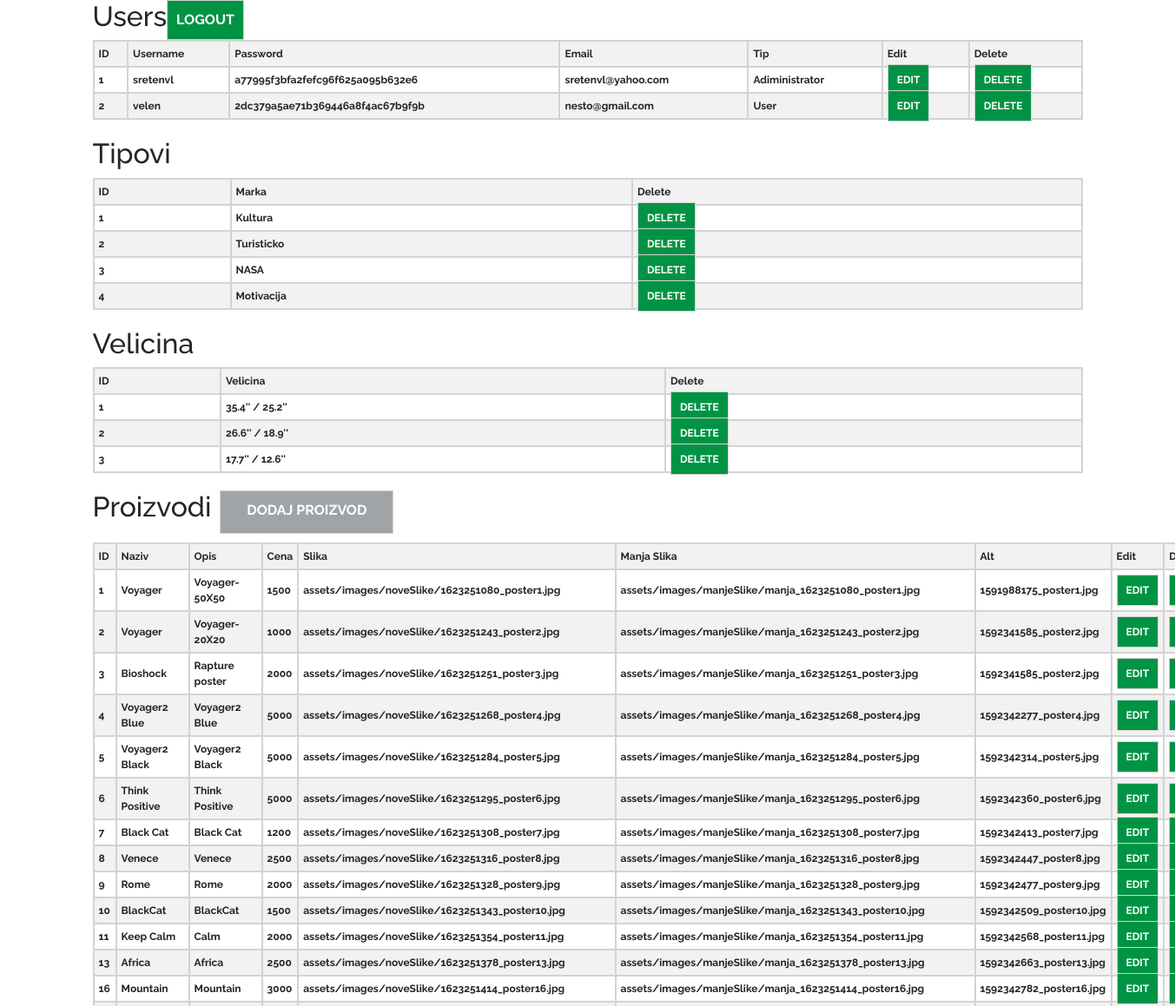
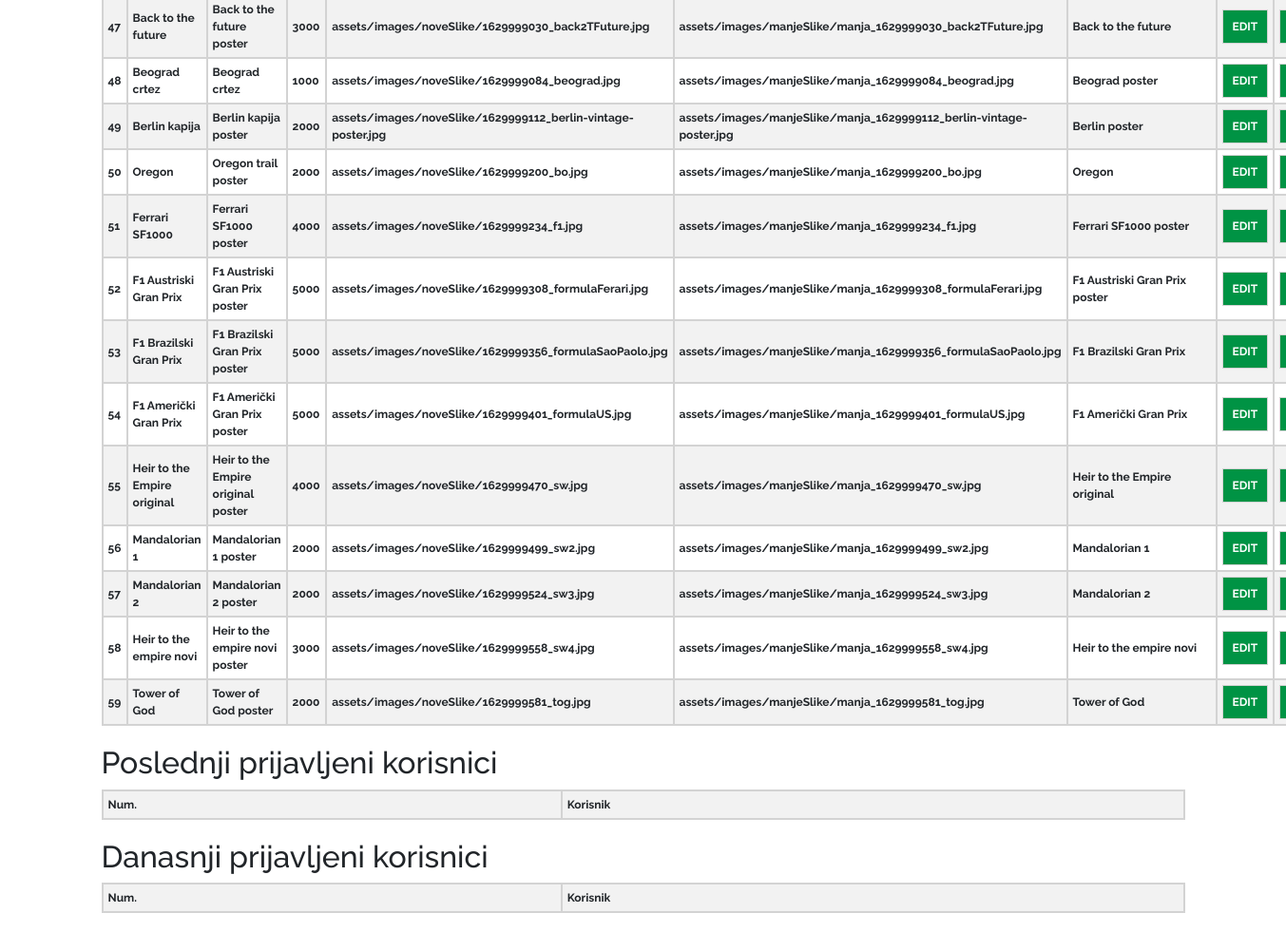
/index.php (signed in), run on the app's committed database (2 pictures, top to bottom).
### tables this page shows
CREATE TABLE `users` (
  `id` int(11) NOT NULL,
  `username` varchar(50) NOT NULL,
  `password` varchar(50) NOT NULL,
  `email` varchar(100) NOT NULL,
  `idTip` int(11) NOT NULL
);

CREATE TABLE `tipkorisnika` (
  `idTip` int(11) NOT NULL,
  `naziv` varchar(50) NOT NULL
);

CREATE TABLE `marke` (
  `idMarke` int(11) NOT NULL,
  `marka` varchar(100) NOT NULL
);

CREATE TABLE `velicina` (
  `idVelicine` int(11) NOT NULL,
  `velicina` varchar(50) NOT NULL
);

CREATE TABLE `posteri` (
  `idP` int(11) NOT NULL,
  `naziv` varchar(50) NOT NULL,
  `cena` int(11) NOT NULL,
  `opis` varchar(200) NOT NULL,
  `slika` varchar(150) NOT NULL,
  `manjaSlika` varchar(150) NOT NULL,
  `altSlike` varchar(50) NOT NULL,
  `velicina` int(11) NOT NULL,
  `marka` int(11) NOT NULL
);

### views/adminPan.php (the view, shortened to what this page needs)
<?php
    $upitUser = "SELECT u.id AS id, u.username AS username, u.password AS password, u.email AS email, u.idTip AS idTip, t.naziv AS userTip FROM users AS u INNER JOIN tipkorisnika AS t ON u.idTip = t.idTip";
    $users = $konekcija->query($upitUser)->fetchAll();
    $upitPostera = "SELECT idP, naziv, opis, cena, slika, manjaSlika, altSlike FROM posteri";
    $posteri = $konekcija->query($upitPostera)->fetchAll();
    $upitMarki = "SELECT idMarke, marka FROM marke";
    $marke = $konekcija->query($upitMarki)->fetchAll();
    $upitVelicina = "SELECT idVelicine, velicina FROM velicina";
    $velicine = $konekcija->query($upitVelicina)->fetchAll();
    echo "<div class = 'container'>";
?>
    <div class = "row">
        <h1>Users</h1>
        <a href ="models/logout.php" class = "dugmeAdm">LOGOUT</a>
        <table class = "tabela">
            <tr>
                <th>ID</th>
                <th>Username</th>
                <th>Password</th>
                <th>Email</th>
                <th>Tip</th>
                <th>Edit</th>
                <th>Delete</th>
            </tr>
            <?php foreach($users as $user): ?>
            <tr>
                <th><?=$user->id?></th>
                <th><?=$user->username?></th>
                <th><?=$user->password?></th>
                <th><?=$user->email?></th>
                <th><?=$user->userTip?></th>
                <th><a href = "index.php?promena=updateUser&id=<?=$user->id?>&user=<?=$user->username?>&password=<?=$user->password?>&email=<?=$user->email?>&tip=<?=$user->idTip?>" class = "dugmeAdm"?>EDIT</a></th>
                <th><a href = "models/brisanje.php?&id=<?=$user->id?>&userBrisanje=da" name = "brisanje" class = "dugmeAdm">DELETE</a></th>
            </tr>
            <?php endforeach; ?>
        </table>
        <h1>Tipovi</h1>
        <table class = "tabela">
            <tr>
                <th>ID</th>
                <th>Marka</th>
                <th>Delete</th>
            </tr>
            <?php foreach($marke as $marka): ?>
            <tr>
                <th><?=$marka->idMarke?></th>
                <th><?=$marka->marka?></th>
                <th><a href = "models/brisanje.php?&id=<?=$marka->idMarke?>&markaBrisanje=da" name = "brisanje" class = "dugmeAdm">DELETE</a></th>
            </tr>
            <?php endforeach; ?>
        </table>
        <h1>Velicina</h1>
        <table class = "tabela">
            <tr>
                <th>ID</th>
                <th>Velicina</th>
                <th>Delete</th>
            </tr>
            <?php foreach($velicine as $velicina): ?>
            <tr>
                <th><?=$velicina->idVelicine?></th>
                <th><?=$velicina->velicina?></th>
                <th><a href = "models/brisanje.php?&id=<?=$velicina->idVelicine?>&velicinaBrisanje=da" name = "brisanje" class = "dugmeAdm">DELETE</a></th>
            </tr>
            <?php endforeach; ?>
        </table>
        <h1>Proizvodi</h1>
        <a href ="index.php?promena=addProizvod" id = "dodajProizvod">DODAJ PROIZVOD</a>
        <table class = "tabela">
            <tr>
                <th>ID</th>
                <th>Naziv</th>
                <th>Opis</th>
                <th>Cena</th>
                <th>Slika</th>
                <th>Manja Slika</th>
                <th>Alt</th>
                <th>Edit</th>
                <th>Delete</th>
            </tr>
            <?php foreach($posteri as $poster): ?>
            <tr>
                <th><?=$poster->idP?></th>
                <th><?=$poster->naziv?></th>
                <th><?=$poster->opis?></th>
                <th><?=$poster->cena?></th>
                <th><?=$poster->slika?></th>
                <th><?=$poster->manjaSlika?></th>
                <th><?=$poster->altSlike?></th>
                <th><a href = "index.php?promena=updateProizvod&id=<?=$poster->idP?>&naziv=<?=$poster->naziv?>&opis=<?=$poster->opis?>&cena=<?=$poster->cena?>&altSlike=<?=$poster->altSlike?>" class = "dugmeAdm"?>EDIT</a></th>
                <th><a href = "models/brisanje.php?&id=<?=$poster->idP?>&posterBrisanje=da" name = "brisanje" class = "dugmeAdm">DELETE</a></th>
            </tr>
            <?php endforeach; ?>
        </table>
        <h1>Poslednji prijavljeni korisnici</h1>
        <table class = "tabela">
            <tr>
                <th>Num.</th>
                <th>Korisnik</th>
            </tr>
        </table>
        <h1>Danasnji prijavljeni korisnici</h1>
        <table class = "tabela">
            <tr>
                <th>Num.</th>
                <th>Korisnik</th>
            </tr>
        </table>
    </div>
</div>

### views/head.php (shortened to what this page needs)
<!DOCTYPE html>
<html lang="en">
<head>
    <link rel="stylesheet" href="https://stackpath.bootstrapcdn.com/bootstrap/4.4.1/css/bootstrap.min.css">
    <link rel = "stylesheet" href = "assets/css/style.css" type = "text/css"/>
    <link href="//netdna.bootstrapcdn.com/font-awesome/3.2.1/css/font-awesome.css" rel="stylesheet">
</head>
<body>

### index.php (shortened to what this page needs)
<?php
    include "config/connection.php";
    include "views/head.php";
?>
    <div id = "omotac">
<?php
    if(isset($_SESSION['USERAKT'])){
        $provera = $_SESSION['USERAKT'];
            switch ($provera){
                case 1:
                    include "views/adminPan.php";
                    break;
            }
    }
?>
</div>
</body>
</html>

### assets/css/style.css (style rules this page uses)
* { margin: 0px; padding: 0px; font-family: "Raleway", sans-serif; }
html { scroll-behavior: smooth; }
a { color: black; text-decoration: none!important; }
h1 { font-size: 2rem; }
.tabela { width: 100%; max-width: 100%; margin-bottom: 20px; color: #212529; border: 1px solid #212529; display: table; }
.tabela tbody tr:nth-of-type(odd) { background-color: rgba(0,0,0,.05); }
.tabela tr th { margin: 0 auto; padding: 5px; font-size: 12px; border: 2px solid lightgray; }
.dugmeAdm { padding: 10px; background-color: #009344; font-weight: bold; color: white; border: 1px solid lightgray; text-align: center; }
#dodajProizvod { width: 200px; height: 50px; margin: 0 0 10px 10px; padding: 10px; background-color: #A1A4A6; font-weight: bold; color: white; border: 1px solid lightgray; text-align: center; }

### data on the page
users: id "1", username "sretenvl", password "a77995f3bfa2fefc96f625a095b632e6", email "sretenvl@yahoo.com", idTip.naziv "Adiministrator"
users: id "2", username "velen", password "2dc379a5ae71b369446a8f4ac67b9f9b", email "nesto@gmail.com", idTip.naziv "User"
marke: idMarke "1", marka "Kultura"
marke: idMarke "2", marka "Turisticko"
marke: idMarke "3", marka "NASA"
marke: idMarke "4", marka "Motivacija"
velicina: idVelicine "1", velicina "35.4'' / 25.2''"
velicina: idVelicine "2", velicina "26.6'' / 18.9''"
velicina: idVelicine "3", velicina "17.7'' / 12.6''"
posteri: idP "1", naziv "Voyager", opis "Voyager-50X50", cena "1500", slika "assets/images/noveSlike/1623251080_poster1.jpg", manjaSlika "assets/images/manjeSlike/manja_1623251080_poster1.jpg", altSlike "1591988175_poster1.jpg"
posteri: idP "2", naziv "Voyager", opis "Voyager-20X20", cena "1000", slika "assets/images/noveSlike/1623251243_poster2.jpg", manjaSlika "assets/images/manjeSlike/manja_1623251243_poster2.jpg", altSlike "1592341585_poster2.jpg"
posteri: idP "3", naziv "Bioshock", opis "Rapture poster", cena "2000", slika "assets/images/noveSlike/1623251251_poster3.jpg", manjaSlika "assets/images/manjeSlike/manja_1623251251_poster3.jpg", altSlike "1592341585_poster2.jpg"
posteri: idP "4", naziv "Voyager2 Blue", opis "Voyager2 Blue", cena "5000", slika "assets/images/noveSlike/1623251268_poster4.jpg", manjaSlika "assets/images/manjeSlike/manja_1623251268_poster4.jpg", altSlike "1592342277_poster4.jpg"
posteri: idP "5", naziv "Voyager2 Black", opis "Voyager2 Black", cena "5000", slika "assets/images/noveSlike/1623251284_poster5.jpg", manjaSlika "assets/images/manjeSlike/manja_1623251284_poster5.jpg", altSlike "1592342314_poster5.jpg"
posteri: idP "6", naziv "Think Positive", opis "Think Positive", cena "5000", slika "assets/images/noveSlike/1623251295_poster6.jpg", manjaSlika "assets/images/manjeSlike/manja_1623251295_poster6.jpg", altSlike "1592342360_poster6.jpg"
posteri: idP "7", naziv "Black Cat", opis "Black Cat", cena "1200", slika "assets/images/noveSlike/1623251308_poster7.jpg", manjaSlika "assets/images/manjeSlike/manja_1623251308_poster7.jpg", altSlike "1592342413_poster7.jpg"
posteri: idP "8", naziv "Venece", opis "Venece", cena "2500", slika "assets/images/noveSlike/1623251316_poster8.jpg", manjaSlika "assets/images/manjeSlike/manja_1623251316_poster8.jpg", altSlike "1592342447_poster8.jpg"
posteri: idP "9", naziv "Rome", opis "Rome", cena "2000", slika "assets/images/noveSlike/1623251328_poster9.jpg", manjaSlika "assets/images/manjeSlike/manja_1623251328_poster9.jpg", altSlike "1592342477_poster9.jpg"
posteri: idP "10", naziv "BlackCat", opis "BlackCat", cena "1500", slika "assets/images/noveSlike/1623251343_poster10.jpg", manjaSlika "assets/images/manjeSlike/manja_1623251343_poster10.jpg", altSlike "1592342509_poster10.jpg"
posteri: idP "11", naziv "Keep Calm", opis "Calm", cena "2000", slika "assets/images/noveSlike/1623251354_poster11.jpg", manjaSlika "assets/images/manjeSlike/manja_1623251354_poster11.jpg", altSlike "1592342568_poster11.jpg"
posteri: idP "13", naziv "Africa", opis "Africa", cena "2500", slika "assets/images/noveSlike/1623251378_poster13.jpg", manjaSlika "assets/images/manjeSlike/manja_1623251378_poster13.jpg", altSlike "1592342663_poster13.jpg"
posteri: idP "16", naziv "Mountain", opis "Mountain", cena "3000", slika "assets/images/noveSlike/1623251414_poster16.jpg", manjaSlika "assets/images/manjeSlike/manja_1623251414_poster16.jpg", altSlike "1592342782_poster16.jpg"
posteri: idP "47", naziv "Back to the future", opis "Back to the future poster", cena "3000", slika "assets/images/noveSlike/1629999030_back2TFuture.jpg", manjaSlika "assets/images/manjeSlike/manja_1629999030_back2TFuture.jpg", altSlike "Back to the future"
posteri: idP "48", naziv "Beograd crtez", opis "Beograd crtez", cena "1000", slika "assets/images/noveSlike/1629999084_beograd.jpg", manjaSlika "assets/images/manjeSlike/manja_1629999084_beograd.jpg", altSlike "Beograd poster"
posteri: idP "49", naziv "Berlin kapija", opis "Berlin kapija poster", cena "2000", slika "assets/images/noveSlike/1629999112_berlin-vintage-poster.jpg", manjaSlika "assets/images/manjeSlike/manja_1629999112_berlin-vintage-poster.jpg", altSlike "Berlin poster"
posteri: idP "50", naziv "Oregon", opis "Oregon trail poster", cena "2000", slika "assets/images/noveSlike/1629999200_bo.jpg", manjaSlika "assets/images/manjeSlike/manja_1629999200_bo.jpg", altSlike "Oregon"
posteri: idP "51", naziv "Ferrari SF1000", opis "Ferrari SF1000 poster", cena "4000", slika "assets/images/noveSlike/1629999234_f1.jpg", manjaSlika "assets/images/manjeSlike/manja_1629999234_f1.jpg", altSlike "Ferrari SF1000 poster"
posteri: idP "52", naziv "F1 Austriski Gran Prix", opis "F1 Austriski Gran Prix poster", cena "5000", slika "assets/images/noveSlike/1629999308_formulaFerari.jpg", manjaSlika "assets/images/manjeSlike/manja_1629999308_formulaFerari.jpg", altSlike "F1 Austriski Gran Prix poster"
posteri: idP "53", naziv "F1 Brazilski Gran Prix", opis "F1 Brazilski Gran Prix poster", cena "5000", slika "assets/images/noveSlike/1629999356_formulaSaoPaolo.jpg", manjaSlika "assets/images/manjeSlike/manja_1629999356_formulaSaoPaolo.jpg", altSlike "F1 Brazilski Gran Prix"
posteri: idP "54", naziv "F1 Američki Gran Prix", opis "F1 Američki Gran Prix poster", cena "5000", slika "assets/images/noveSlike/1629999401_formulaUS.jpg", manjaSlika "assets/images/manjeSlike/manja_1629999401_formulaUS.jpg", altSlike "F1 Američki Gran Prix"
posteri: idP "55", naziv "Heir to the Empire original", opis "Heir to the Empire original poster", cena "4000", slika "assets/images/noveSlike/1629999470_sw.jpg", manjaSlika "assets/images/manjeSlike/manja_1629999470_sw.jpg", altSlike "Heir to the Empire original"
posteri: idP "56", naziv "Mandalorian 1", opis "Mandalorian 1 poster", cena "2000", slika "assets/images/noveSlike/1629999499_sw2.jpg", manjaSlika "assets/images/manjeSlike/manja_1629999499_sw2.jpg", altSlike "Mandalorian 1"
posteri: idP "57", naziv "Mandalorian 2", opis "Mandalorian 2 poster", cena "2000", slika "assets/images/noveSlike/1629999524_sw3.jpg", manjaSlika "assets/images/manjeSlike/manja_1629999524_sw3.jpg", altSlike "Mandalorian 2"
posteri: idP "58", naziv "Heir to the empire novi", opis "Heir to the empire novi poster", cena "3000", slika "assets/images/noveSlike/1629999558_sw4.jpg", manjaSlika "assets/images/manjeSlike/manja_1629999558_sw4.jpg", altSlike "Heir to the empire novi"
posteri: idP "59", naziv "Tower of God", opis "Tower of God poster", cena "2000", slika "assets/images/noveSlike/1629999581_tog.jpg", manjaSlika "assets/images/manjeSlike/manja_1629999581_tog.jpg", altSlike "Tower of God"
